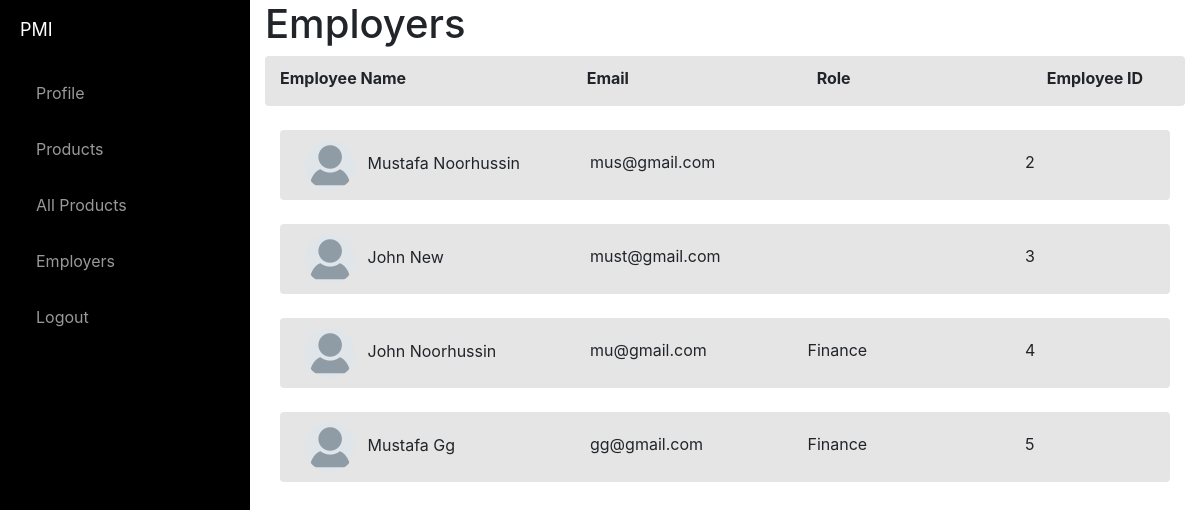
The app's page /employee (signed in) with its own data.
### website/models.py (models this page shows)
class User(db.Model, UserMixin):
    id = db.Column(db.Integer, primary_key=True)
    email = db.Column(db.String(150), unique=True)
    password = db.Column(db.String(150))
    first_name = db.Column(db.String(150))
    last_name = db.Column(db.String(150))
    role = db.Column(db.String(150))
    product = db.relationship('Product')

### website/views.py (the view)
@views.route('/employee')
@login_required
def employee():
    employee = User.query.all()
    return render_template("employee.html", employee=employee, user=current_user)

### website/templates/employee.html
{% extends "base.html" %} {% block title %}Employers{% endblock %} {% block content%}
<h1>Employers</h1>
<div class="container-fluid">
    <div class="row">
        <div class="col-md-12">
            <div class="row border-dark rounded" style="padding-top: 10px; background-color:rgba(0,0,0,.10);">
                <div class="col-md-4">
                    <strong>
                        <p>Employee Name</p>
                    </strong>
                </div>
                <div class="col-md-3">
                    <strong>
                        <p>Email</p>
                    </strong>
                </div>
                <div class="col-md-3">
                    <strong>
                        <p>Role</p>
                    </strong>
                </div>
                <div class="col-md-2">
                    <strong>
                        <p>Employee ID</p>
                    </strong>
                </div>
            </div>
            <br>
            {% for employee in employee %}
            <div class="container-fluid ">
                <div class="row">
                    <div class="col-md-12">
                        <div class="row border-dark rounded" style="padding: 10px; background-color:rgba(0,0,0,.10);">
                            <div class="col-md-4 ">
                                {% if employee.first_name %}<img src="{{ url_for('static',filename='IMG/Avatar.png')}}"
                                    alt="" class="thumb-sm  rounded-circle mr-2" width="50">
                                {{employee.first_name[0]|upper}}{{employee.first_name[1:]}}
                                {{employee.last_name[0]|upper}}{{employee.last_name[1:]}}{% endif %}
                            </div>
                            <div class="col-md-3" style="padding: 10px">
                                {% if employee.email %}{{ employee.email }}{% endif %}
                            </div>
                            <div class="col-md-3" style="padding: 10px">
                                {% if employee.role %}{{ employee.role }}{% endif %}
                            </div>
                            <div class="col-md-2" style="padding: 10px">
                                {% if employee.id %}{{ employee.id }}{% endif %}
                            </div>
                        </div>
                    </div>
                </div>
            </div>
            <br>
            {% endfor %}
            {% endblock %}

### website/templates/base.html (shortened to what this page needs)
<!DOCTYPE html>
<html lang="en">
<head>
  <link rel="stylesheet" href="../static/index.css">
  <link rel="stylesheet" href="https://stackpath.bootstrapcdn.com/bootstrap/4.4.1/css/bootstrap.min.css"
 />
  <link rel="stylesheet" href="https://stackpath.bootstrapcdn.com/font-awesome/4.7.0/css/font-awesome.min.css"
 />
</head>
{% if user.is_authenticated %}
<body>
  <div id="wrapper">
    <div id="sidebar-wrapper">
      <ul class="sidebar-nav">
        <li class="sidebar-brand">
          <a href="/">
            PMI
          </a>
        </li>
        <li>
          <a class="nav-item nav-link" id="profile" href="/profile">Profile</a>
        </li>
        <li>
          <a class="nav-item nav-link" id="home" href="/">Products</a>
        </li>
        <li>
          <a class="nav-item nav-link" id="products" href="/products">All Products</a>
        </li>
        <li>
          <a class="nav-item nav-link" id="employee" href="/employee">Employers</a>
        </li>
        <li>
          <a class="nav-item nav-link" id="logout" href="/logout">Logout</a>
        </li>
  {% endif %}
  </div>
  <div class="container">{% block content %} {% endblock %}</div>
</body>
</html>

### website/static/index.css (style rules this page uses)
body { background:#eee; }
body { overflow-x: hidden; }
#wrapper { padding-left: 0; -webkit-transition: all 0.5s ease; -moz-transition: all 0.5s ease; -o-transition: all 0.5s ease; transition: all 0.5s ease; }
#sidebar-wrapper { z-index: 1000; position: fixed; left: 250px; width: 0; height: 100%; margin-left: -250px; overflow-y: auto; background: #000; -webkit-transition: all 0.5s ease; -moz-transition: all 0.5s ease; -o-transition: all 0.5s ease; transition: all 0.5s ease; }
.sidebar-nav { position: absolute; top: 0; width: 250px; margin: 0; padding: 0; list-style: none; }
.sidebar-nav li { text-indent: 20px; line-height: 40px; }
.sidebar-nav li a { display: block; text-decoration: none; color: #999999; }
.sidebar-nav > .sidebar-brand { height: 65px; font-size: 18px; line-height: 60px; }
.sidebar-nav > .sidebar-brand a { color: #999999; }
@media (min-width:768px) { #wrapper { padding-left: 250px; } }
@media (min-width:768px) { #sidebar-wrapper { width: 250px; } }

### records on screen
User: first_name "M", first_name "ustafa", last_name "N", last_name "oorhussin", email "mus@gmail.com", id "2"
User: first_name "J", first_name "ohn", last_name "N", last_name "ew", email "must@gmail.com", id "3"
User: first_name "J", first_name "ohn", last_name "N", last_name "oorhussin", email "mu@gmail.com", role "Finance", id "4"
User: first_name "M", first_name "ustafa", last_name "G", last_name "g", email "gg@gmail.com", role "Finance", id "5"
